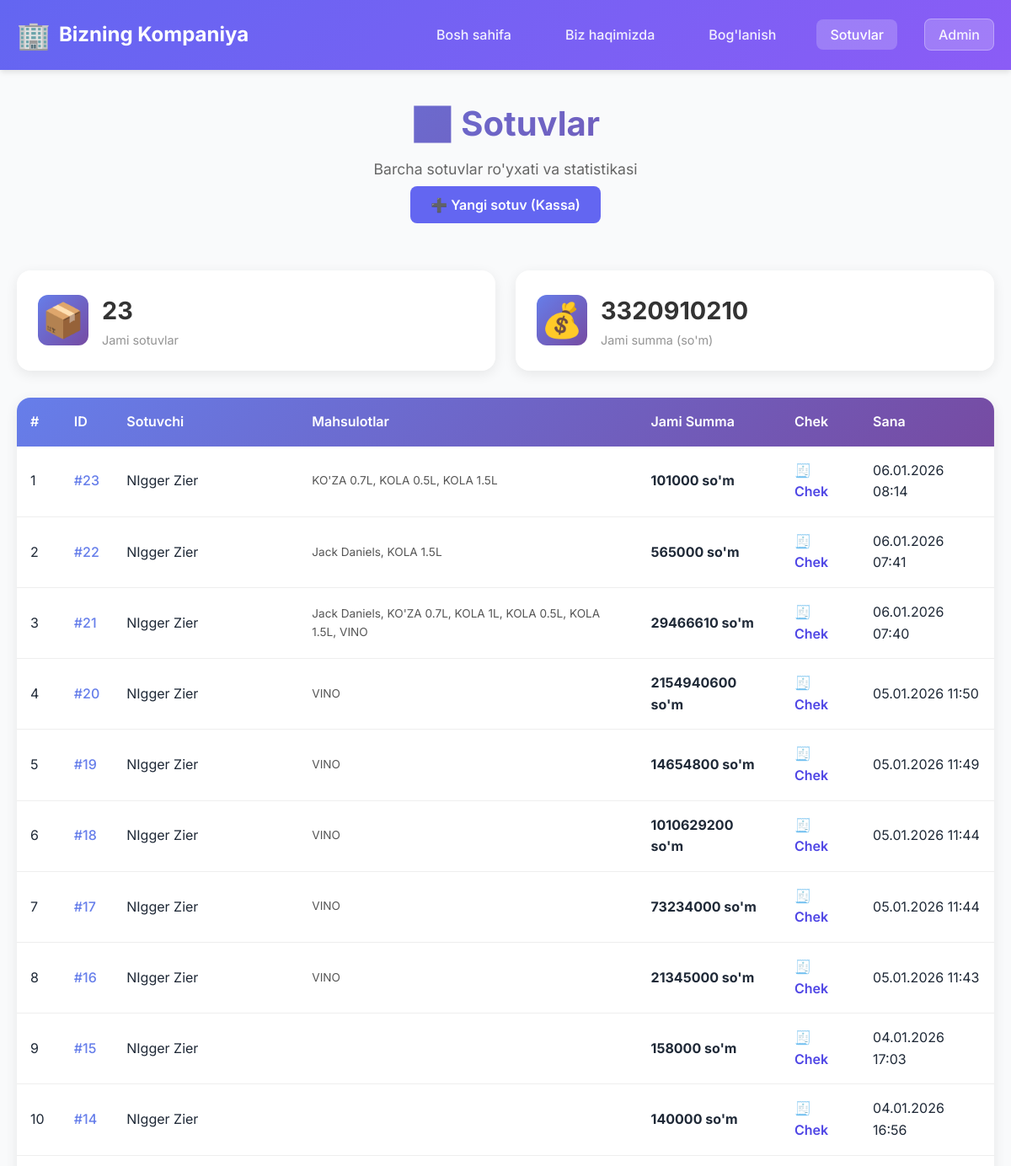
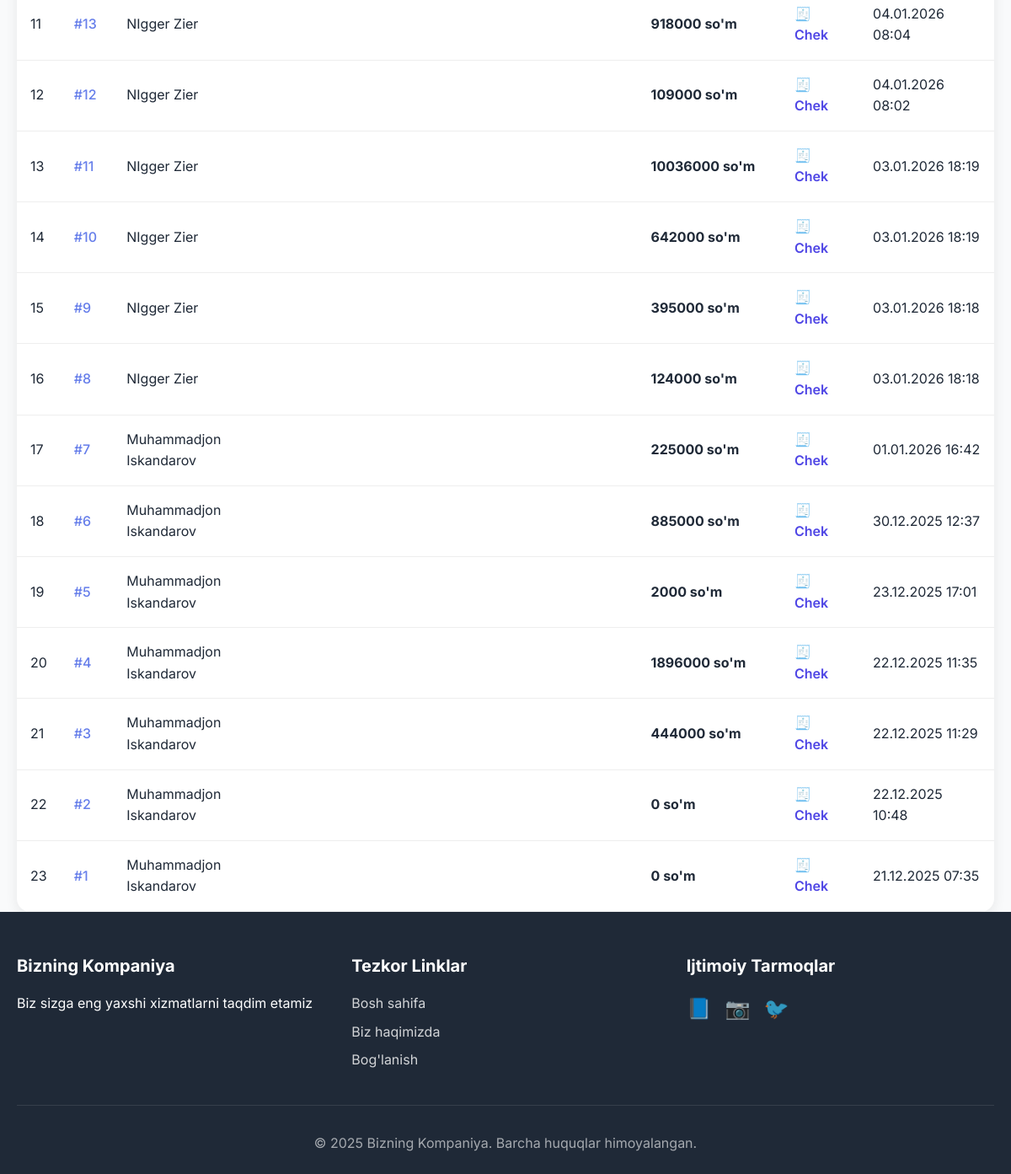
The page /sotuv/ on the database its author committed (2 pictures, top to bottom).
### sotuv/models.py (models this page shows, shortened)
class Sotuv(models.Model):
    sotuvchi = models.ForeignKey(
        Hodim,
        on_delete=models.CASCADE,
        verbose_name='Sotuvchi',
        related_name='sotuvlar'
    )
    jami_summa = models.DecimalField(max_digits=12, decimal_places=2, verbose_name='Jami summa', default=0)
    izoh = models.TextField(verbose_name='Izoh', blank=True)
    yaratilgan_vaqt = models.DateTimeField(auto_now_add=True, verbose_name='Yaratilgan vaqt')
    yangilangan_vaqt = models.DateTimeField(auto_now=True, verbose_name='Yangilangan vaqt')
    class Meta:
        verbose_name = "Sotuv"
        verbose_name_plural = "Sotuvlar"
        ordering = ['-yaratilgan_vaqt']

class SotuvItem(models.Model):
    sotuv = models.ForeignKey(
        Sotuv,
        on_delete=models.CASCADE,
        verbose_name='Sotuv',
        related_name='items'
    )
    mahsulot = models.ForeignKey(
        Mahsulot,
        on_delete=models.CASCADE,
        verbose_name='Mahsulot',
        related_name='sotuv_items'
    )
    miqdor = models.PositiveIntegerField(verbose_name='Miqdor', default=1)
    narx = models.DecimalField(max_digits=12, decimal_places=2, verbose_name='Sotuv narxi')
    class Meta:
        verbose_name = "Sotuv mahsuloti"
        verbose_name_plural = "Sotuv mahsulotlari"

### hodimlar/models.py (models this page shows, shortened)
class Hodim(models.Model):
    user = models.OneToOneField('auth.User', on_delete=models.CASCADE, null=True, blank=True, verbose_name='Foydalanuvchi')
    ism = models.CharField(max_length=100, verbose_name='Ism')
    familiya = models.CharField(max_length=100, verbose_name='Familiya')
    maosh = models.DecimalField(max_digits=10, decimal_places=2, verbose_name='Maosh')
    telefon = models.CharField(max_length=20, verbose_name='Telefon')
    yaratilgan_vaqt = models.DateTimeField(auto_now_add=True, verbose_name='Yaratilgan vaqt')
    yangilangan_vaqt = models.DateTimeField(auto_now=True, verbose_name='Yangilangan vaqt')
    class Meta:
        verbose_name = "Hodim"
        verbose_name_plural = "Hodimlar"
        ordering = ['-yaratilgan_vaqt']

### mahsulotlar/models.py (models this page shows, shortened)
class Mahsulot(models.Model):
    nomi = models.CharField(max_length=200, verbose_name='Mahsulot nomi')
    narx = models.DecimalField(max_digits=10, decimal_places=2, verbose_name='Narx')
    miqdor = models.IntegerField(verbose_name='Miqdor', default=0)
    turi = models.ForeignKey(
        MahsulotTuri,
        on_delete=models.SET_NULL,
        null=True,
        blank=True,
        verbose_name='Mahsulot turi',
        related_name='mahsulotlar'
    )
    barcode = models.CharField(
        max_length=100,
        verbose_name='Barcode',
        blank=True,
        null=True,
        unique=True,
        help_text='Mahsulot barcode raqami'
    )
    yaratilgan_vaqt = models.DateTimeField(auto_now_add=True, verbose_name='Yaratilgan vaqt')
    yangilangan_vaqt = models.DateTimeField(auto_now=True, verbose_name='Yangilangan vaqt')
    class Meta:
        verbose_name = "Mahsulot"
        verbose_name_plural = "Mahsulotlar"
        ordering = ['-yaratilgan_vaqt']

### sotuv/views.py (the view)
# urls.py: path('', views.sotuv_list, name='sotuv_list'),
def sotuv_list(request):
    sotuvlar = Sotuv.objects.all().select_related('sotuvchi').prefetch_related('items__mahsulot')
    jami_sotuvlar = sotuvlar.count()
    jami_summa = sotuvlar.aggregate(total=Sum('jami_summa'))['total'] or 0
    context = {
        'sotuvlar': sotuvlar,
        'jami_sotuvlar': jami_sotuvlar,
        'jami_summa': jami_summa,
    }
    return render(request, 'sotuv/list.html', context)

### templates/sotuv/list.html (shortened to what this page needs)
{% extends 'base.html' %}
{% block content %}
<div class="container">
    <section class="page-header">
        <h1>📊 Sotuvlar</h1>
        <p>Barcha sotuvlar ro'yxati va statistikasi</p>
        <div style="margin-top: 1rem;">
            <a href="{% url 'pos' %}" class="btn-primary"
                style="text-decoration: none; padding: 0.75rem 1.5rem; border-radius: 8px; background: #6366f1; color: white; font-weight: 600;">
                ➕ Yangi sotuv (Kassa)
            </a>
        </div>
    </section>
    <div class="stats-grid">
        <div class="stat-card">
            <div class="stat-icon">📦</div>
            <div class="stat-info">
                <span class="stat-value">{{ jami_sotuvlar }}</span>
                <span class="stat-label">Jami sotuvlar</span>
            </div>
        </div>
        <div class="stat-card">
            <div class="stat-icon">💰</div>
            <div class="stat-info">
                <span class="stat-value">{{ jami_summa|floatformat:0 }}</span>
                <span class="stat-label">Jami summa (so'm)</span>
            </div>
        </div>
    </div>
    <div class="table-container">
        <table class="data-table">
            <thead>
                <tr>
                    <th>#</th>
                    <th>ID</th>
                    <th>Sotuvchi</th>
                    <th>Mahsulotlar</th>
                    <th>Jami Summa</th>
                    <th>Chek</th>
                    <th>Sana</th>
                </tr>
            </thead>
            <tbody>
                {% for sotuv in sotuvlar %}
                <tr>
                    <td>{{ forloop.counter }}</td>
                    <td>
                        <a href="{% url 'sotuv_detail' sotuv.id %}" class="product-link">
                            #{{ sotuv.id }}
                        </a>
                    </td>
                    <td>{{ sotuv.sotuvchi.ism }} {{ sotuv.sotuvchi.familiya }}</td>
                    <td>
                        <div style="font-size: 0.85rem; color: #555;">
                            {% for item in sotuv.items.all %}
                            {{ item.mahsulot.nomi }}{% if not forloop.last %}, {% endif %}
                            {% endfor %}
                        </div>
                    </td>
                    <td><strong>{{ sotuv.jami_summa|floatformat:0 }} so'm</strong></td>
                    <td>
                        <a href="{% url 'receipt' sotuv.id %}" style="color: #4f46e5; text-decoration: none; font-weight: 600;">🧾 Chek</a>
                    </td>
                    <td>{{ sotuv.yaratilgan_vaqt|date:"d.m.Y H:i" }}</td>
                </tr>
                {% endfor %}
            </tbody>
        </table>
    </div>
</div>
{% endblock %}

### static/css/style.css (style rules this page uses)
* { margin: 0; padding: 0; box-sizing: border-box; }
:root { --primary-color: #6366f1; --primary-dark: #4f46e5; --secondary-color: #8b5cf6; --accent-color: #ec4899; --text-dark: #1f2937; --text-light: #6b7280; --bg-light: #f9fafb; --bg-white: #ffffff; --border-color: #e5e7eb; --shadow-sm: 0 1px 2px 0 rgba(0, 0, 0, 0.05); --shadow-md: 0 4px 6px -1px rgba(0, 0, 0, 0.1); --shadow-lg: 0 10px 15px -3px rgba(0, 0, 0, 0.1); --shadow-xl: 0 20px 25px -5px rgba(0, 0, 0, 0.1); }
body { font-family: 'Inter', -apple-system, BlinkMacSystemFont, 'Segoe UI', Roboto, sans-serif; line-height: 1.6; color: var(--text-dark); background-color: var(--bg-light); min-height: 100vh; display: flex; flex-direction: column; }
.container { max-width: 1200px; margin: 0 auto; padding: 0 20px; }
.stat-card { background: rgba(255, 255, 255, 0.15); backdrop-filter: blur(10px); padding: 2rem; border-radius: 16px; border: 1px solid rgba(255, 255, 255, 0.2); min-width: 150px; }
.stat-label { font-size: 1rem; opacity: 0.9; }

### templates/sotuv/list.html (style rules this page uses)
.page-header { text-align: center; padding: 2rem 0; margin-bottom: 2rem; }
.page-header h1 { font-size: 2.5rem; margin-bottom: 0.5rem; background: linear-gradient(135deg, #667eea 0%, #764ba2 100%); -webkit-background-clip: text; -webkit-text-fill-color: transparent; background-clip: text; }
.page-header p { color: #666; font-size: 1.1rem; }
.stats-grid { display: grid; grid-template-columns: repeat(auto-fit, minmax(200px, 1fr)); gap: 1.5rem; margin-bottom: 2rem; }
.stat-card { background: white; border-radius: 16px; padding: 1.5rem; display: flex; align-items: center; gap: 1rem; box-shadow: 0 4px 15px rgba(0, 0, 0, 0.08); transition: transform 0.3s ease, box-shadow 0.3s ease; }
.stat-icon { font-size: 2.5rem; width: 60px; height: 60px; display: flex; align-items: center; justify-content: center; background: linear-gradient(135deg, #667eea 0%, #764ba2 100%); border-radius: 12px; }
.stat-info { display: flex; flex-direction: column; }
.stat-value { font-size: 1.8rem; font-weight: 700; color: #333; }
.stat-label { color: #888; font-size: 0.9rem; }
.table-container { background: white; border-radius: 16px; box-shadow: 0 4px 15px rgba(0, 0, 0, 0.08); overflow: hidden; }
.data-table { width: 100%; border-collapse: collapse; }
.data-table thead { background: linear-gradient(135deg, #667eea 0%, #764ba2 100%); color: white; }
.data-table th { padding: 1rem; text-align: left; font-weight: 600; }
.data-table td { padding: 1rem; border-bottom: 1px solid #eee; }
.product-link { color: #667eea; text-decoration: none; font-weight: 500; }

### rows shown on the page
Sotuv: id "23", sotuvchi.ism "NIgger", sotuvchi.familiya "Zier", jami_summa "101000", yaratilgan_vaqt "06.01.2026 08:14"
SotuvItem: mahsulot.nomi "KO'ZA 0.7L"
SotuvItem: mahsulot.nomi "KOLA 0.5L"
SotuvItem: mahsulot.nomi "KOLA 1.5L"
Sotuv: id "22", sotuvchi.ism "NIgger", sotuvchi.familiya "Zier", jami_summa "565000", yaratilgan_vaqt "06.01.2026 07:41"
SotuvItem: mahsulot.nomi "Jack Daniels"
SotuvItem: mahsulot.nomi "KOLA 1.5L"
Sotuv: id "21", sotuvchi.ism "NIgger", sotuvchi.familiya "Zier", jami_summa "29466610", yaratilgan_vaqt "06.01.2026 07:40"
SotuvItem: mahsulot.nomi "Jack Daniels"
SotuvItem: mahsulot.nomi "KO'ZA 0.7L"
SotuvItem: mahsulot.nomi "KOLA 1L"
SotuvItem: mahsulot.nomi "KOLA 0.5L"
SotuvItem: mahsulot.nomi "KOLA 1.5L"
SotuvItem: mahsulot.nomi "VINO"
Sotuv: id "20", sotuvchi.ism "NIgger", sotuvchi.familiya "Zier", jami_summa "2154940600", yaratilgan_vaqt "05.01.2026 11:50"
SotuvItem: mahsulot.nomi "VINO"
Sotuv: id "19", sotuvchi.ism "NIgger", sotuvchi.familiya "Zier", jami_summa "14654800", yaratilgan_vaqt "05.01.2026 11:49"
SotuvItem: mahsulot.nomi "VINO"
Sotuv: id "18", sotuvchi.ism "NIgger", sotuvchi.familiya "Zier", jami_summa "1010629200", yaratilgan_vaqt "05.01.2026 11:44"
SotuvItem: mahsulot.nomi "VINO"
Sotuv: id "17", sotuvchi.ism "NIgger", sotuvchi.familiya "Zier", jami_summa "73234000", yaratilgan_vaqt "05.01.2026 11:44"
SotuvItem: mahsulot.nomi "VINO"
Sotuv: id "16", sotuvchi.ism "NIgger", sotuvchi.familiya "Zier", jami_summa "21345000", yaratilgan_vaqt "05.01.2026 11:43"
SotuvItem: mahsulot.nomi "VINO"
Sotuv: id "15", sotuvchi.ism "NIgger", sotuvchi.familiya "Zier", jami_summa "158000", yaratilgan_vaqt "04.01.2026 17:03"
Sotuv: id "14", sotuvchi.ism "NIgger", sotuvchi.familiya "Zier", jami_summa "140000", yaratilgan_vaqt "04.01.2026 16:56"
Sotuv: id "13", sotuvchi.ism "NIgger", sotuvchi.familiya "Zier", jami_summa "918000", yaratilgan_vaqt "04.01.2026 08:04"
Sotuv: id "12", sotuvchi.ism "NIgger", sotuvchi.familiya "Zier", jami_summa "109000", yaratilgan_vaqt "04.01.2026 08:02"
Sotuv: id "11", sotuvchi.ism "NIgger", sotuvchi.familiya "Zier", jami_summa "10036000", yaratilgan_vaqt "03.01.2026 18:19"
Sotuv: id "10", sotuvchi.ism "NIgger", sotuvchi.familiya "Zier", jami_summa "642000", yaratilgan_vaqt "03.01.2026 18:19"
Sotuv: id "9", sotuvchi.ism "NIgger", sotuvchi.familiya "Zier", jami_summa "395000", yaratilgan_vaqt "03.01.2026 18:18"
Sotuv: id "8", sotuvchi.ism "NIgger", sotuvchi.familiya "Zier", jami_summa "124000", yaratilgan_vaqt "03.01.2026 18:18"
Sotuv: id "7", sotuvchi.ism "Muhammadjon", sotuvchi.familiya "Iskandarov", jami_summa "225000", yaratilgan_vaqt "01.01.2026 16:42"
Sotuv: id "6", sotuvchi.ism "Muhammadjon", sotuvchi.familiya "Iskandarov", jami_summa "885000", yaratilgan_vaqt "30.12.2025 12:37"
Sotuv: id "5", sotuvchi.ism "Muhammadjon", sotuvchi.familiya "Iskandarov", jami_summa "2000", yaratilgan_vaqt "23.12.2025 17:01"
Sotuv: id "4", sotuvchi.ism "Muhammadjon", sotuvchi.familiya "Iskandarov", jami_summa "1896000", yaratilgan_vaqt "22.12.2025 11:35"
Sotuv: id "3", sotuvchi.ism "Muhammadjon", sotuvchi.familiya "Iskandarov", jami_summa "444000", yaratilgan_vaqt "22.12.2025 11:29"
Sotuv: id "2", sotuvchi.ism "Muhammadjon", sotuvchi.familiya "Iskandarov", jami_summa "0", yaratilgan_vaqt "22.12.2025 10:48"
Sotuv: id "1", sotuvchi.ism "Muhammadjon", sotuvchi.familiya "Iskandarov", jami_summa "0", yaratilgan_vaqt "21.12.2025 07:35"

### other values the page prints
{{ jami_sotuvlar }} "23"
{{ jami_summa|floatformat:0 }} "3320910210"
